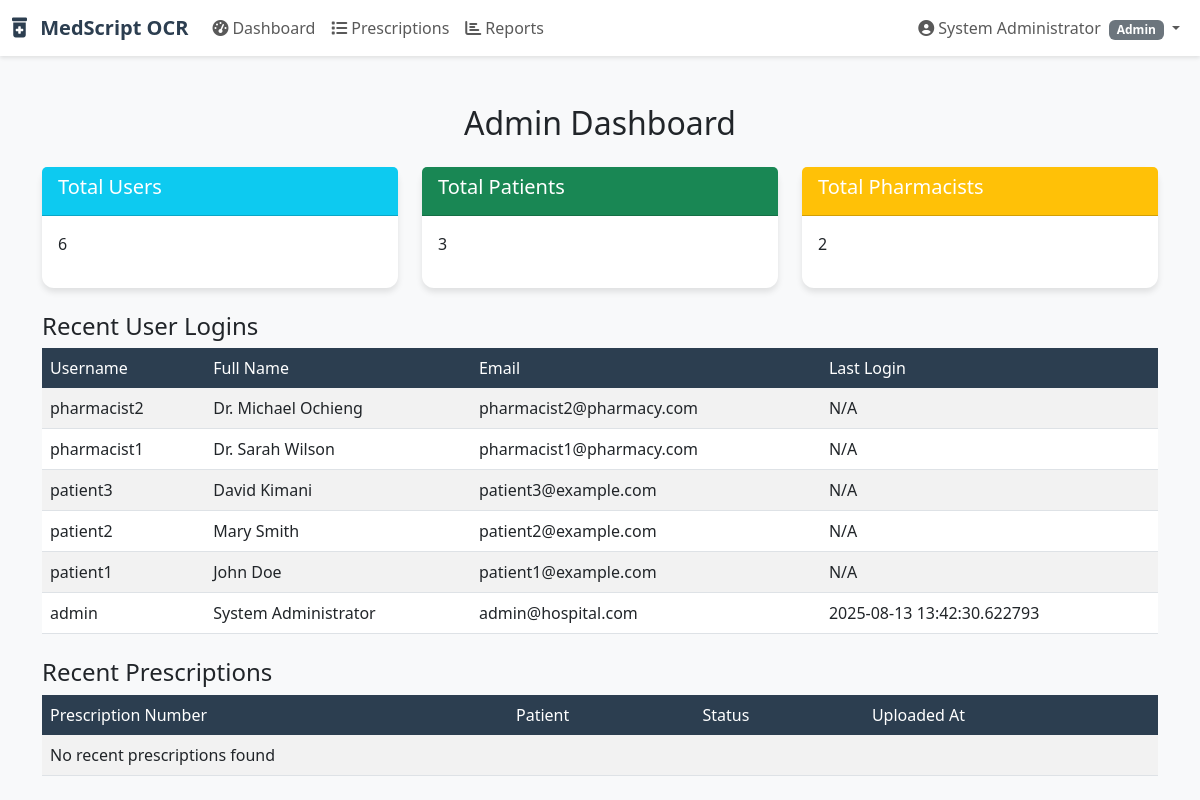
/dashboard (signed in), run on an earlier commit of the app's database.
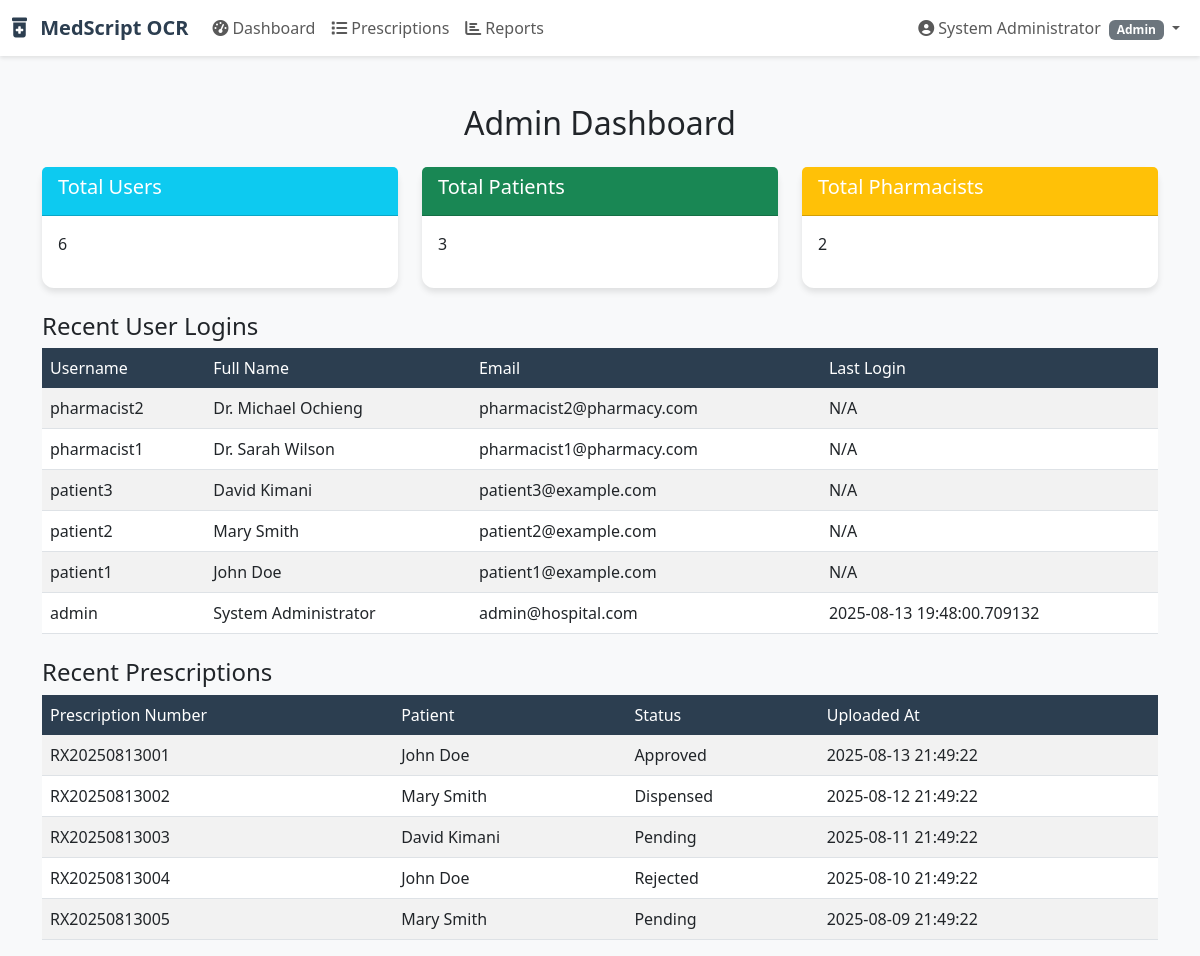
And on a later commit of the database.
### app.py (models this page shows, shortened)
class User(UserMixin, db.Model):
    __tablename__ = 'users'
    id = db.Column(db.Integer, primary_key=True)
    username = db.Column(db.String(80), unique=True, nullable=False, index=True)
    email = db.Column(db.String(120), unique=True, nullable=False, index=True)
    password_hash = db.Column(db.String(255), nullable=False)
    role = db.Column(db.Enum(UserRole), nullable=False, default=UserRole.PATIENT)
    first_name = db.Column(db.String(50), nullable=False)
    last_name = db.Column(db.String(50), nullable=False)
    phone_number = db.Column(db.String(20))
    date_of_birth = db.Column(db.Date)
    patient_id = db.Column(db.String(20), unique=True, index=True)  # Hospital ID
    insurance_number = db.Column(db.String(50))
    emergency_contact = db.Column(db.String(100))
    license_number = db.Column(db.String(50), unique=True)
    pharmacy_name = db.Column(db.String(100))
    pharmacy_address = db.Column(db.Text)
    created_at = db.Column(db.DateTime, default=datetime.utcnow)
    last_login = db.Column(db.DateTime)
    is_active = db.Column(db.Boolean, default=True)
    email_verified = db.Column(db.Boolean, default=False)
    prescriptions = db.relationship('Prescription', backref='patient', lazy=True,
                                  foreign_keys='Prescription.patient_id')
    approved_prescriptions = db.relationship('Prescription', backref='pharmacist', lazy=True,
                                           foreign_keys='Prescription.pharmacist_id')
    def get_full_name(self):
        return f"{self.first_name} {self.last_name}"
    def is_patient(self):
        return self.role == UserRole.PATIENT
    def is_pharmacist(self):
        return self.role == UserRole.PHARMACIST
    def is_admin(self):
        return self.role == UserRole.ADMIN

class Prescription(db.Model):
    __tablename__ = 'prescriptions'
    id = db.Column(db.Integer, primary_key=True)
    prescription_number = db.Column(db.String(50), unique=True, nullable=False, index=True)
    patient_id = db.Column(db.Integer, db.ForeignKey('users.id'), nullable=False, index=True)
    pharmacist_id = db.Column(db.Integer, db.ForeignKey('users.id'), index=True)
    status = db.Column(db.Enum(PrescriptionStatus), default=PrescriptionStatus.PENDING, index=True)
    original_image_path = db.Column(db.String(255))
    extracted_text = db.Column(db.Text)
    ocr_confidence = db.Column(db.Float)
    ocr_method = db.Column(db.String(100))
    structured_data = db.Column(db.Text)  # JSON string
    prescriber_name = db.Column(db.String(100))
    hospital_name = db.Column(db.String(100))
    prescription_date = db.Column(db.Date)
    uploaded_at = db.Column(db.DateTime, default=datetime.utcnow, index=True)
    processed_at = db.Column(db.DateTime)
    approved_at = db.Column(db.DateTime)
    dispensed_at = db.Column(db.DateTime)
    patient_notes = db.Column(db.Text)
    pharmacist_notes = db.Column(db.Text)
    rejection_reason = db.Column(db.Text)
    medications = db.relationship('PrescriptionMedication', backref='prescription',
                                lazy=True, cascade='all, delete-orphan')
    audit_logs = db.relationship('PrescriptionAuditLog', backref='prescription',
                               lazy=True, cascade='all, delete-orphan')

### app.py (the view, shortened to what this page needs)
@app.route('/dashboard')
@login_required
def dashboard():
    if current_user.is_patient():
        prescriptions = Prescription.query.filter_by(patient_id=current_user.id)\
                                        .order_by(Prescription.uploaded_at.desc())\
                                        .limit(10).all()
        stats = {
            'total_prescriptions': Prescription.query.filter_by(patient_id=current_user.id).count(),
            'pending': Prescription.query.filter_by(patient_id=current_user.id,
                                                   status=PrescriptionStatus.PENDING).count(),
            'approved': Prescription.query.filter_by(patient_id=current_user.id,
                                                    status=PrescriptionStatus.APPROVED).count(),
            'dispensed': Prescription.query.filter_by(patient_id=current_user.id,
                                                     status=PrescriptionStatus.DISPENSED).count()
        }
        return render_template('patient_dashboard.html',
                             prescriptions=prescriptions, stats=stats)
    else:
        recent_users = User.query.order_by(User.created_at.desc()).limit(10).all()
        recent_prescriptions = Prescription.query.order_by(Prescription.uploaded_at.desc()).limit(10).all()
        stats = {
            'total_users': User.query.count(),
            'total_patients': User.query.filter_by(role=UserRole.PATIENT).count(),
            'total_pharmacists': User.query.filter_by(role=UserRole.PHARMACIST).count(),
            'total_prescriptions': Prescription.query.count(),
            'pending_prescriptions': Prescription.query.filter_by(status=PrescriptionStatus.PENDING).count()
        }
        return render_template('admin_dashboard.html',
                             recent_users=recent_users,
                             recent_prescriptions=recent_prescriptions,
                             stats=stats)

### app.py (called while the page is built)
@login_manager.user_loader
def load_user(user_id):
    return User.query.get(int(user_id))

### templates/admin_dashboard.html (shortened to what this page needs)
{% extends "base.html" %}
{% block content %}
<div class="container mt-5">
    <h2 class="text-center">Admin Dashboard</h2>
    <div class="row mt-4">
        <div class="col-md-4">
            <div class="card">
                <div class="card-header bg-info text-white">
                    <h5>Total Users</h5>
                </div>
                <div class="card-body">
                    <p>{{ stats['total_users'] }}</p>
                </div>
            </div>
        </div>
        <div class="col-md-4">
            <div class="card">
                <div class="card-header bg-success text-white">
                    <h5>Total Patients</h5>
                </div>
                <div class="card-body">
                    <p>{{ stats['total_patients'] }}</p>
                </div>
            </div>
        </div>
        <div class="col-md-4">
            <div class="card">
                <div class="card-header bg-warning text-white">
                    <h5>Total Pharmacists</h5>
                </div>
                <div class="card-body">
                    <p>{{ stats['total_pharmacists'] }}</p>
                </div>
            </div>
        </div>
    </div>
    <h4 class="mt-4">Recent User Logins</h4>
    <table class="table table-striped mt-2">
        <thead>
            <tr>
                <th scope="col">Username</th>
                <th scope="col">Full Name</th>
                <th scope="col">Email</th>
                <th scope="col">Last Login</th>
            </tr>
        </thead>
        <tbody>
            {% for user in recent_users %}
            <tr>
                <td>{{ user.username }}</td>
                <td>{{ user.get_full_name() }}</td>
                <td>{{ user.email }}</td>
                <td>{{ user.last_login if user.last_login else 'N/A' }}</td>
            </tr>
            {% else %}
            <tr>
                <td colspan="4">No recent logins found</td>
            </tr>
            {% endfor %}
        </tbody>
    </table>
    <h4 class="mt-4">Recent Prescriptions</h4>
    <table class="table table-striped mt-2">
        <thead>
            <tr>
                <th scope="col">Prescription Number</th>
                <th scope="col">Patient</th>
                <th scope="col">Status</th>
                <th scope="col">Uploaded At</th>
            </tr>
        </thead>
        <tbody>
            {% for prescription in recent_prescriptions %}
            <tr>
                <td>{{ prescription.prescription_number }}</td>
                <td>{{ prescription.patient.get_full_name() }}</td>
                <td>{{ prescription.status.value.capitalize() }}</td>
                <td>{{ prescription.uploaded_at.strftime('%Y-%m-%d %H:%M:%S') }}</td>
            </tr>
            {% else %}
            <tr>
                <td colspan="4">No recent prescriptions found</td>
            </tr>
            {% endfor %}
        </tbody>
    </table>
</div>
{% endblock %}

### templates/base.html (shortened to what this page needs)
<!DOCTYPE html>
<html lang="en">
<head>
    <link href="https://cdnjs.cloudflare.com/ajax/libs/bootstrap/5.3.0/css/bootstrap.min.css" rel="stylesheet">
    <link href="https://cdnjs.cloudflare.com/ajax/libs/font-awesome/6.4.0/css/all.min.css" rel="stylesheet">
</head>
<body>
    <nav class="navbar navbar-expand-lg navbar-light bg-white">
        <div class="container-fluid">
            <a class="navbar-brand" href="{{ url_for('dashboard') }}">
                <i class="fas fa-prescription-bottle-alt me-2"></i>
                MedScript OCR
            </a>
            <div class="collapse navbar-collapse" id="navbarNav">
                <ul class="navbar-nav me-auto">
                    {% if current_user.is_authenticated %}
                        <li class="nav-item">
                            <a class="nav-link" href="{{ url_for('dashboard') }}">
                                <i class="fas fa-tachometer-alt me-1"></i>Dashboard
                            </a>
                        </li>
                        <li class="nav-item">
                            <a class="nav-link" href="{{ url_for('list_prescriptions') }}">
                                <i class="fas fa-list me-1"></i>Prescriptions
                            </a>
                        </li>
                        {% if current_user.is_pharmacist() or current_user.is_admin() %}
                            <li class="nav-item">
                                <a class="nav-link" href="{{ url_for('reports') }}">
                                    <i class="fas fa-chart-bar me-1"></i>Reports
                                </a>
                            </li>
                        {% endif %}
                    {% endif %}
                </ul>
                <ul class="navbar-nav">
                    {% if current_user.is_authenticated %}
                        <li class="nav-item dropdown">
                            <a class="nav-link dropdown-toggle" href="#" id="navbarDropdown" role="button" data-bs-toggle="dropdown">
                                <i class="fas fa-user-circle me-1"></i>{{ current_user.get_full_name() }}
                                <span class="badge bg-secondary ms-1">{{ current_user.role.value.title() }}</span>
                            </a>
                        </li>
                    {% endif %}
                </ul>
            </div>
        </div>
    </nav>
    {% block content %}{% endblock %}
</body>
</html>

### templates/base.html (style rules this page uses)
:root { --primary-color: #2c3e50; --secondary-color: #3498db; --success-color: #27ae60; --warning-color: #f39c12; --danger-color: #e74c3c; }
body { background-color: #f8f9fa; font-family: 'Segoe UI', Tahoma, Geneva, Verdana, sans-serif; }
.navbar-brand { font-weight: 600; color: var(--primary-color) !important; }
.navbar { box-shadow: 0 2px 4px rgba(0,0,0,0.1); }
.card { border: none; border-radius: 12px; box-shadow: 0 4px 6px rgba(0,0,0,0.1); transition: transform 0.2s; }
.table th { background-color: var(--primary-color); color: white; border: none; font-weight: 500; }
.table td { vertical-align: middle; border-color: #dee2e6; }

What changed in the data, as far as the page shows it:
changed User "admin": last_login "2025-08-13 13:42:30.622793" → "2025-08-13 19:48:00.709132"
added Prescription: prescription_number "RX20250813001", patient.get_full_name "John Doe", status.value "Approved", uploaded_at "2025-08-13 21:49:22"
added Prescription: prescription_number "RX20250813002", patient.get_full_name "Mary Smith", status.value "Dispensed", uploaded_at "2025-08-12 21:49:22"
added Prescription: prescription_number "RX20250813003", patient.get_full_name "David Kimani", status.value "Pending", uploaded_at "2025-08-11 21:49:22"
added Prescription: prescription_number "RX20250813004", patient.get_full_name "John Doe", status.value "Rejected", uploaded_at "2025-08-10 21:49:22"
added Prescription: prescription_number "RX20250813005", patient.get_full_name "Mary Smith", status.value "Pending", uploaded_at "2025-08-09 21:49:22"
Also different on the page:
text no longer shown: "No recent prescriptions found"
